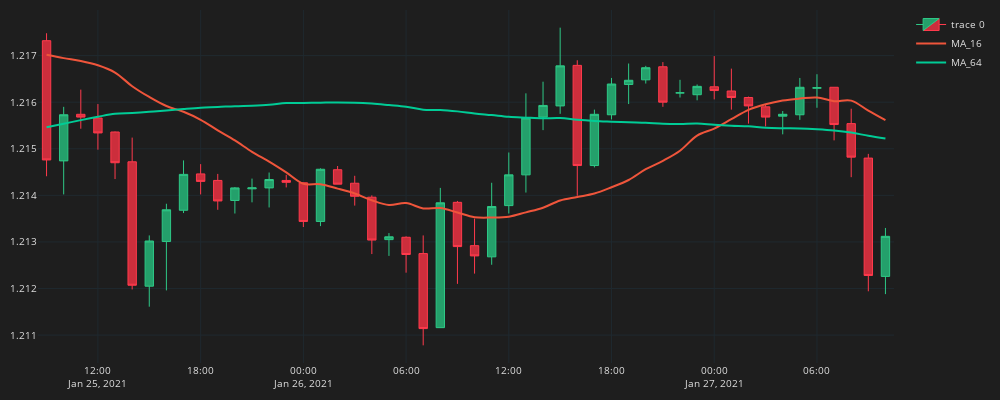

The code cell stored with this chart in its notebook:
### Code cell
fig = go.Figure() 

# candle stick:
fig.add_trace(go.Candlestick(
    x = df_plot.time,
    open = df_plot.mid_o,
    high = df_plot.mid_h,
    low = df_plot.mid_l,
    close = df_plot.mid_c,

    line=dict(width=1),
    opacity=1,

    increasing_fillcolor='#24A06B',
    decreasing_fillcolor="#CC2E3C",
    increasing_line_color='#2EC886',  
    decreasing_line_color='#FF3A4C'
))


# MA:
for ma in ma_list:
    col = f'MA_{ma}'

    fig.add_trace(go.Scatter(x=df_plot.time, 
    y=df_plot[col],
    line=dict(width=2),
    line_shape='spline', 
    name=f'MA_{ma}'
    ))


fig.update_layout(width=1000, height=400, 
    margin=dict(l=10, r=10, b=10, t=10), # 讓線圖更明顯
    font=dict(size=10, color='#e1e1e1'), # 將 x 軸資料轉為白色
    paper_bgcolor='#1e1e1e', # 將背景改為黑色
    plot_bgcolor='#1e1e1e') 

fig.update_xaxes( # 更新 x 軸資料
    gridcolor='#1f292f',
    showgrid=True, 
    fixedrange=True,
    rangeslider=dict(visible=False)
)

fig.update_yaxes( # 更新 y 軸資料
    gridcolor='#1f292f',
    showgrid=True, 
    fixedrange=True
)
